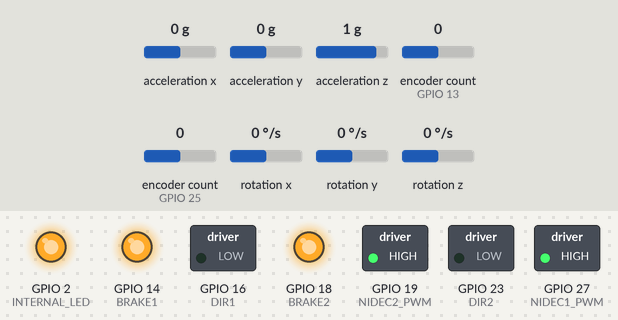
The sketch below on a simulated ESP32. On the bench: switched loads named in the sketch (green lamp = pin HIGH), output pins drawn as LEDs (lit = HIGH). Wiring (inferred from the names in the program): MPU-6050 motion sensor at I2C address 0x68. Inputs (shaded band) come from the test bench; at power-on: acceleration x 0 g, acceleration y 0 g, acceleration z 1 g, encoder count (sensors on GPIO 13, GPIO 25) 0, rotation x 0 °/s, rotation y 0 °/s, rotation z 0 °/s. What the sketch prints to the serial monitor is not drawn.

Above: at 0.1 s.
At 4.2 s:
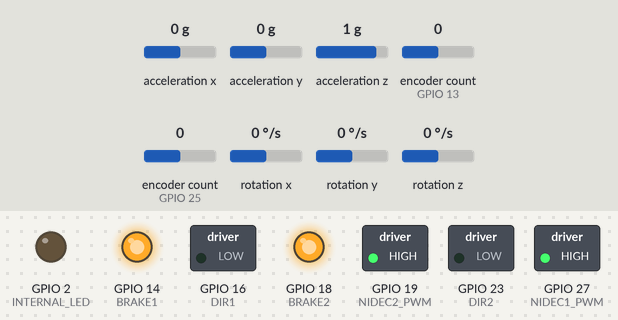
At 5.1 s:
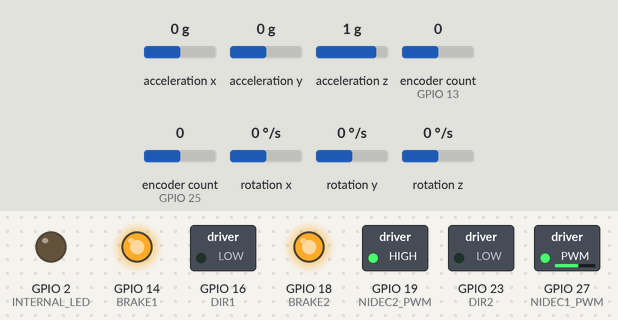
Timing chart, 0 to 6.6 s (numbered marks = the images above):
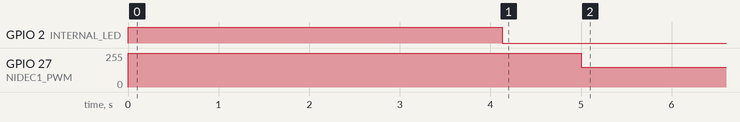

Measured:
- by itself, GPIO 27 (NIDEC1_PWM): 255/255 → 148/255 at 5.0 s

The sketch:

test_components.ino
```cpp
// I2C libray communication
#include <Wire.h>

// ENCODER library based on the built in counter hardware
#include <ESP32Encoder.h>

// ESP32 BLUE LED pin
#define INTERNAL_LED 2

// IMU I2C address
#define MPU   0x68

// NIDEC PWM config
#define NIDEC_TIMER_BIT   8
#define NIDEC_BASE_FREQ   20000

// NIDEC pins: Reaction Wheel Motor
#define BRAKE1            14 //Yellow wire (Start/Stop)
#define NIDEC1_PWM        27 //Write wire  (PWM)
#define DIR1              16 //Green wire  (Forward/Reverse)
#define ENCA_1            17 //Brown wire  (Signal A)
#define ENCB_1            25 //Orange      (Signal B)
#define NIDEC1_PWM_CH      1

// NIDEC pins: Traction Wheel Motor
#define BRAKE2           18 //Yellow wire (Start/Stop)
#define NIDEC2_PWM       19 //Write wire  (PWM)
#define DIR2             23 //Green wire  (Forward/Reverse)
#define ENCA_2           5  //Brown wire // purple (Signal A)
#define ENCB_2           13 //Orange   (Signal B)
#define NIDEC2_PWM_CH     0

// Encoder vars
ESP32Encoder NIDEC1_ENC;
ESP32Encoder NIDEC2_ENC;

// Kalman Filter vars
float Q_angle = 0.001; // Angular data confidence
float Q_bias  = 0.005; // Angular velocity data confidence
float R_meas  = 1.0;
float roll_angle = 0.0;
float bias = 0.0;
float P[2][2] = {{ 1, 0 }, { 0, 1 }};
float K[2] = {0, 0};

float U = 0;
int pwm = 0;
float theta = 0, theta_dot = 0;            // System states
float phi = 0, phi_dot = 0;
float Ts = 0.01, currentT = 0.0, previousT = 0.0;        // Elapsed time in loop() function
float c2r = 2*3.1415/400;

// MAIN SETUP
void setup() { // put your setup code here, to run once:
  Wire.begin();
  Serial.begin(115200);                   // make sure your Serial Monitor is also set at this baud rate.

  NIDECsetup();
  IMUsetup();

  pinMode(INTERNAL_LED,OUTPUT);
  digitalWrite(INTERNAL_LED,HIGH);  // Turn on blue led
  delay(1500);                      // Wait for the system to stabilize
  for (int i=1; i<= 400; i++){      // Wait for the Kalman filter stabilize
    IMUread();
    delay(5);
  }
  currentT = millis();
  digitalWrite(INTERNAL_LED,LOW);
}

// MAIN LOOP
void loop() {// put your main code here, to run repeatedly:

  currentT = millis();
  if ((currentT - previousT)/1000 >= Ts) {
    previousT = currentT;

    IMUread();

    digitalWrite(BRAKE1, HIGH);
    digitalWrite(BRAKE2, HIGH);

    theta += theta_dot * Ts;
    phi_dot = NIDEC1_ENC.getCount()*c2r/Ts;
    phi += phi_dot*Ts;
    NIDEC1_ENC.clearCount();

    if(currentT/1000 > 5) U = 5;
    pwm = U*21.25;
    MOTOR1cmd(pwm);

    Serial.print("theta: ");
    Serial.print(theta);
    Serial.println(" rad");
    Serial.print("phi: ");
    Serial.print(phi);
    Serial.println(" rad");
    Serial.print("phi_dot: ");
    Serial.print(phi_dot);
    Serial.println(" rad/s");

  }

}

// SETUP functions
void IMUsetup(){
  // Initialize the MPU6050
  Wire.beginTransmission(MPU);           //begin, Send the slave adress (in this case 68)
  Wire.write(0x6B);                      //make the reset (place a 0 into the 6B register)
  Wire.write(0);
  Wire.endTransmission(true);            //end the transmission
  //Gyro config
  Wire.beginTransmission(MPU);           //begin, Send the slave adress (in this case 68)
  Wire.write(0x1B);                      //We want to write to the GYRO_CONFIG register (1B hex)
  // Wire.write(0x00000000);
  Wire.endTransmission();                //End the transmission with the gyro
  //Acc config
  Wire.beginTransmission(MPU);           //Start communication with the address found during search.
  Wire.write(0x1C);                      //We want to write to the ACCEL_CONFIG register
  Wire.write(0b00000000);                //Set the register bits as 00000000 (+/- 2g full scale range), 00010000 (+/- 8g full scale range)
  Wire.endTransmission();
}

void NIDECsetup(){
  pinMode(BRAKE1, OUTPUT);
  digitalWrite(BRAKE1, HIGH);

  pinMode(BRAKE2, OUTPUT);
  digitalWrite(BRAKE2, HIGH);

  pinMode(DIR1, OUTPUT);
  ledcSetup(NIDEC1_PWM_CH, NIDEC_BASE_FREQ, NIDEC_TIMER_BIT);
  ledcAttachPin(NIDEC1_PWM, NIDEC1_PWM_CH);
  MOTOR1cmd(0);

  pinMode(DIR2, OUTPUT);
  ledcSetup(NIDEC2_PWM_CH, NIDEC_BASE_FREQ, NIDEC_TIMER_BIT);
  ledcAttachPin(NIDEC2_PWM, NIDEC2_PWM_CH);
  MOTOR2cmd(0);

  // Encoders setup:
  ESP32Encoder::useInternalWeakPullResistors = puType::up;
  // Encoder 1:
	NIDEC1_ENC.attachFullQuad(ENCB_1, ENCA_1);
  NIDEC1_ENC.clearCount();
  // Encoder 2:
	NIDEC2_ENC.attachFullQuad(ENCB_2, ENCA_2);
  NIDEC2_ENC.clearCount();
}

// IMU function: Kalman Filter
void IMUread(){
  // read IMU
  int16_t ax,ay,az,temp,gx,gy,gz;
  Wire.beginTransmission(MPU);    // IMU address: 0x68
  Wire.write(0x3B);
  Wire.endTransmission(false);
  Wire.requestFrom(MPU,14);        // IMU address: 0x68
  ax=Wire.read()<<8|Wire.read();   // X-axis value: 16384.0;
  ay=Wire.read()<<8|Wire.read();   // Y-axis value: 16384.0;
  az=Wire.read()<<8|Wire.read();   // Z-axis value: 16384.0;
  temp=Wire.read()<<8|Wire.read();
  gx=Wire.read()<<8|Wire.read();
  gy=Wire.read()<<8|Wire.read();
  gz=Wire.read()<<8|Wire.read();
  //accelerometer angles in degrees (or rads)
  float ax_angle = atan2(ay, sqrt(ax*ax + az*az)) * 57.3;
  // gyro measurements in degress (or rads)
  gx =  gx / 131;

  // begin: Kalman filter - Roll Axis (X)
  roll_angle += (gx - bias) * Ts;

  P[0][0] += (Q_angle - P[0][1] - P[1][0]) * Ts;
  P[0][1] += -P[1][1] * Ts;
  P[1][0] += -P[1][1] * Ts;
  P[1][1] += Q_bias * Ts;
  //
  K[0] = P[0][0] / (P[0][0] + R_meas);
  K[1] = P[1][0] / (P[0][0] + R_meas);
  //
  roll_angle += K[0] * (ax_angle - roll_angle);
  bias       += K[1] * (ax_angle - roll_angle);
  //
  float P00_temp = P[0][0];
  float P01_temp = P[0][1];

  P[0][0] -= K[0] * P00_temp;
  P[0][1] -= K[0] * P01_temp;
  P[1][0] -= K[1] * P00_temp;
  P[1][1] -= K[1] * P01_temp;
  // end: Kalman filter

  theta_dot = (gx - bias)/57.3; // Unbiased gyro speed
}

// NIDEC functions
void MOTOR1cmd(int sp) {
  if (sp < 0) {
    digitalWrite(DIR1, HIGH);
    sp = -sp;
  } else {
    digitalWrite(DIR1, LOW);
  }
  ledcWrite(NIDEC1_PWM_CH, int(sp > 255 ? 0 : 255 - sp));
}

void MOTOR2cmd(int sp) {
  if (sp < 0) {
    digitalWrite(DIR2, HIGH);
    sp = -sp;
  } else {
    digitalWrite(DIR2, LOW);
  }
  ledcWrite(NIDEC2_PWM_CH, int(sp > 255 ? 0 : 255 - sp));
}
```
